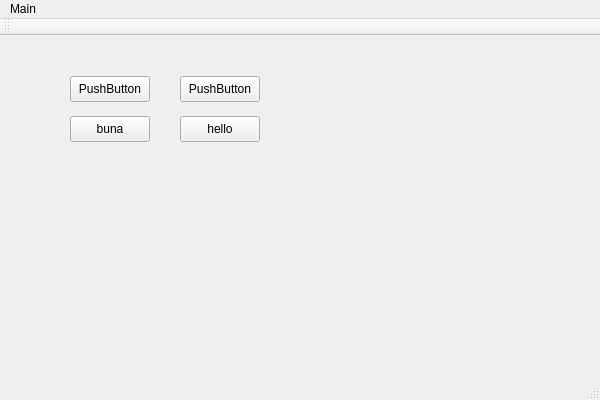
<?xml version="1.0" encoding="UTF-8"?>
<ui version="4.0">
 <class>QtWidgetsClassClass</class>
 <widget class="QMainWindow" name="QtWidgetsClassClass">
  <property name="geometry">
   <rect>
    <x>0</x>
    <y>0</y>
    <width>600</width>
    <height>400</height>
   </rect>
  </property>
  <property name="windowTitle">
   <string>QtWidgetsClass</string>
  </property>
  <widget class="QWidget" name="centralWidget">
   <widget class="QPushButton" name="list">
    <property name="geometry">
     <rect>
      <x>180</x>
      <y>80</y>
      <width>80</width>
      <height>26</height>
     </rect>
    </property>
    <property name="text">
     <string>hello</string>
    </property>
   </widget>
   <widget class="QPushButton" name="Iula">
    <property name="geometry">
     <rect>
      <x>70</x>
      <y>80</y>
      <width>80</width>
      <height>26</height>
     </rect>
    </property>
    <property name="text">
     <string>buna</string>
    </property>
   </widget>
   <widget class="QPushButton" name="pushButton_3">
    <property name="geometry">
     <rect>
      <x>70</x>
      <y>40</y>
      <width>80</width>
      <height>26</height>
     </rect>
    </property>
    <property name="text">
     <string>PushButton</string>
    </property>
   </widget>
   <widget class="QPushButton" name="pushButton_4">
    <property name="geometry">
     <rect>
      <x>180</x>
      <y>40</y>
      <width>80</width>
      <height>26</height>
     </rect>
    </property>
    <property name="text">
     <string>PushButton</string>
    </property>
   </widget>
  </widget>
  <widget class="QMenuBar" name="menuBar">
   <property name="geometry">
    <rect>
     <x>0</x>
     <y>0</y>
     <width>600</width>
     <height>23</height>
    </rect>
   </property>
   <widget class="QMenu" name="menuMain">
    <property name="title">
     <string>Main</string>
    </property>
   </widget>
   <addaction name="menuMain"/>
  </widget>
  <widget class="QToolBar" name="mainToolBar">
   <attribute name="toolBarArea">
    <enum>TopToolBarArea</enum>
   </attribute>
   <attribute name="toolBarBreak">
    <bool>false</bool>
   </attribute>
  </widget>
  <widget class="QStatusBar" name="statusBar"/>
 </widget>
 <layoutdefault spacing="6" margin="11"/>
 <resources/>
 <connections/>
</ui>
